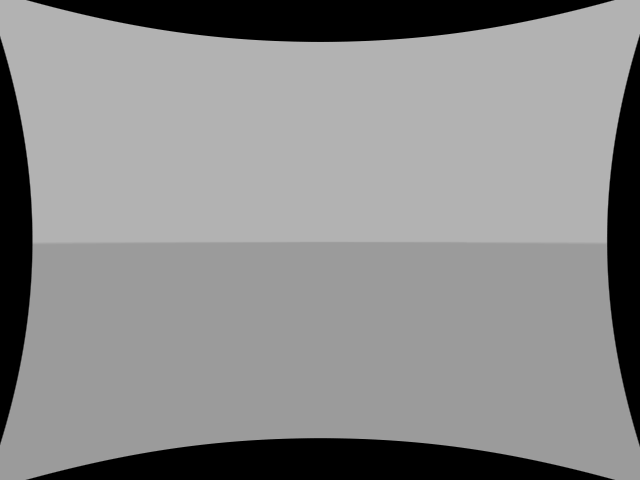
#> input picture reverted_images/front_reverted.png, 640 x 480 px
$ python make_image_to_panorama.py
#> lines starting #> are read from the running program, lines starting #| are printed output that depends on the picture; after the words box and inside, x2 and y2 are one past the last pixel; in counts of white or black regions, pixels touching at a corner belong together
# [641 lines of commented-out code are left out]
import cv2
import numpy as np
import os
import time
import glob

class CleanedRevertedPanoramaGenerator:
    def __init__(self):
        self.image_paths = {
            'front': 'reverted_images/front_reverted.png',
            'back':  'reverted_images/back_reverted.png',
            'left':  'reverted_images/left_reverted.png',
            'right': 'reverted_images/right_reverted.png'
        }
        self.output_folder = "cleaned_reverted_panorama"
        os.makedirs(self.output_folder, exist_ok=True)

        # Load images
        self.latest_images = self.load_latest_images()
#> self.latest_images = 4 items

        # Check if all images are available
        if any(img is None for img in self.latest_images.values()):
            print("Error: Some images could not be loaded.")
            return

        # Remove black edges before further processing
        for cam in self.latest_images:
            self.latest_images[cam] = self.remove_black_borders(self.latest_images[cam])
#> this loop made 4 passes
#> cam on passes 1 to 4: 'front', 'back', 'left', 'right'
#> pass 1, in remove_black_borders, `_, thresh = cv2.threshold(gray, 1, 255, cv2.THRESH_BINARY)`:
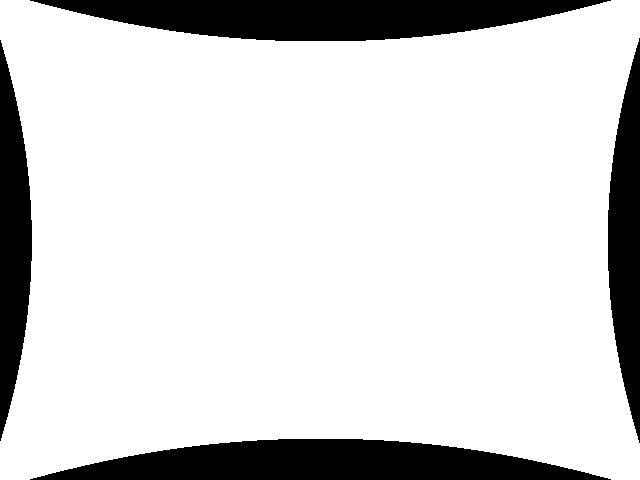
#> thresh: shape (480, 640); 83.9% white; 4 black regions, box (x1, y1, x2, y2) and area: (30, 0, 611, 41) 16136, (30, 439, 611, 480) 16133, (608, 38, 640, 443) 8728, (0, 40, 32, 441) 8542
#> pass 2, in remove_black_borders (call 2), `gray = cv2.cvtColor(img, cv2.COLOR_BGR2GRAY)`:
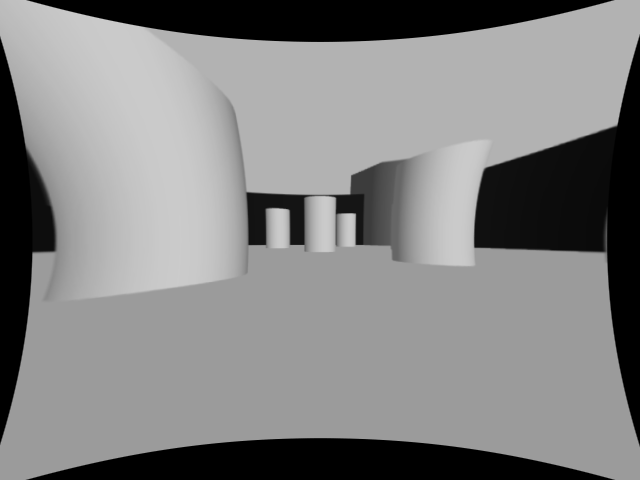
#> gray: shape (480, 640); min 0, max 203, mean 131.1

        # Resize front image as reference
        self.target_size = (640, 480)
        self.latest_images['front'] = cv2.resize(self.latest_images['front'], self.target_size)

        # Adjust scale for side images
        self.adjust_scale_side('left', 'front')
        self.adjust_scale_side('right', 'front')

        # Split back image without flipping
        self.split_and_adjust_back()

        # Create final panorama
        self.create_panorama()

    def load_latest_images(self):
        """Load latest reverted images from folder"""
        latest_images = {}
        for cam, pattern in self.image_paths.items():
            files = sorted(glob.glob(pattern), key=os.path.getctime, reverse=True)
            if files:
                latest_images[cam] = cv2.imread(files[0])
                print(f"Loaded {files[0]} for {cam}.")
            else:
                print(f"Warning: No file found for {cam}.")
                latest_images[cam] = None
        return latest_images

    def remove_black_borders(self, img):
        """Remove black edges from the image"""
        gray = cv2.cvtColor(img, cv2.COLOR_BGR2GRAY)
        _, thresh = cv2.threshold(gray, 1, 255, cv2.THRESH_BINARY)
        contours, _ = cv2.findContours(thresh, cv2.RETR_EXTERNAL, cv2.CHAIN_APPROX_SIMPLE)

        if contours:
            x, y, w, h = cv2.boundingRect(contours[0])
            img = img[y:y+h, x:x+w]

        return cv2.resize(img, (640, 480), interpolation=cv2.INTER_CUBIC)

    def adjust_scale_side(self, side_cam, ref_cam):
        """Adjust scale for side cameras to match front"""
#> called with side_cam = 'left', ref_cam = 'front'
        if self.latest_images[side_cam] is None:
            return

        base_img = cv2.resize(self.latest_images[side_cam], self.target_size)
#> call 2 of adjust_scale_side, with side_cam = 'right', ref_cam = 'front'
#> in adjust_scale_side (call 2), `base_img = cv2.resize(self.latest_images[side_cam], self.target_size)`:
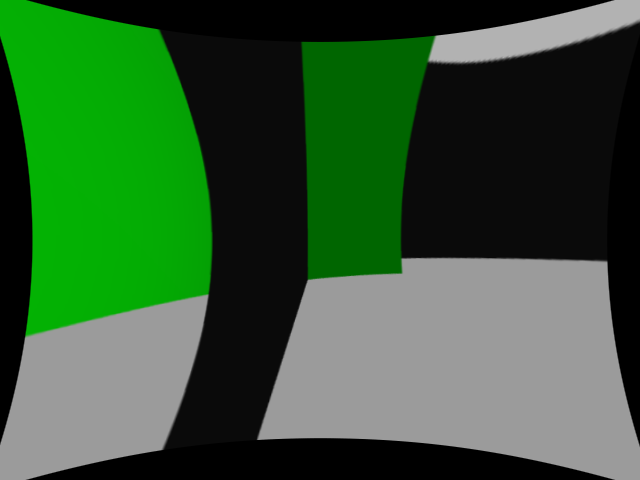
#> base_img: shape (480, 640, 3); mean of channels 0, 1, 2 52, 88.9, 52; drawn as B, G, R
        self.latest_images[side_cam] = base_img

    def split_and_adjust_back(self):
        """Split back image into left and right sections without flipping"""
        if self.latest_images['back'] is None:
            return

        back_img = cv2.resize(self.latest_images['back'], self.target_size)
        w = back_img.shape[1] // 2
#> w = 320

        # Split into left and right without flipping
        self.latest_images['back_left'] = back_img[:, :w]
        self.latest_images['back_right'] = back_img[:, w:]

    def create_panorama(self):
        """Stitch images into a panorama"""
        timestamp = int(time.time())

        left = self.latest_images['left']
        front = self.latest_images['front']
#> front is the input picture: shape (480, 640, 3); min 0, max 178, mean 139.1
        right = self.latest_images['right']
        back_left = self.latest_images.get('back_left', None)
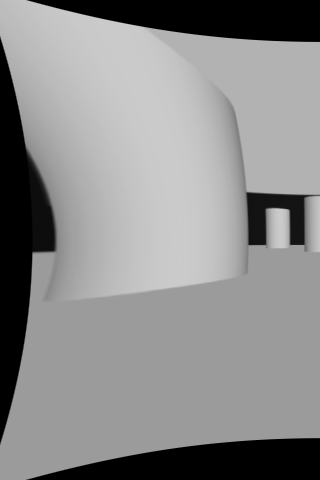
#> back_left: shape (480, 320, 3); min 0, max 203, mean 139.9
        back_right = self.latest_images.get('back_right', None)
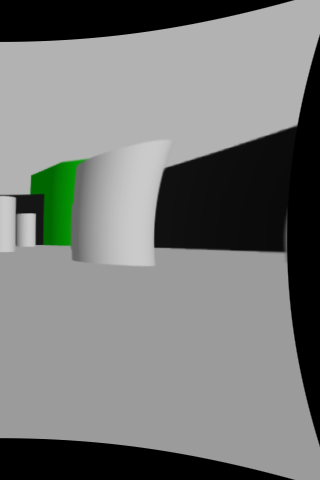
#> back_right: shape (480, 320, 3); mean of channels 0, 1, 2 121, 123.1, 121; drawn as B, G, R

        if any(x is None for x in [left, front, right, back_left, back_right]):
            print("Some images are missing after processing.")
            return

        # Swap order of back_left and back_right to correct the alignment
        panorama = np.hstack((back_right, left, front, right, back_left))
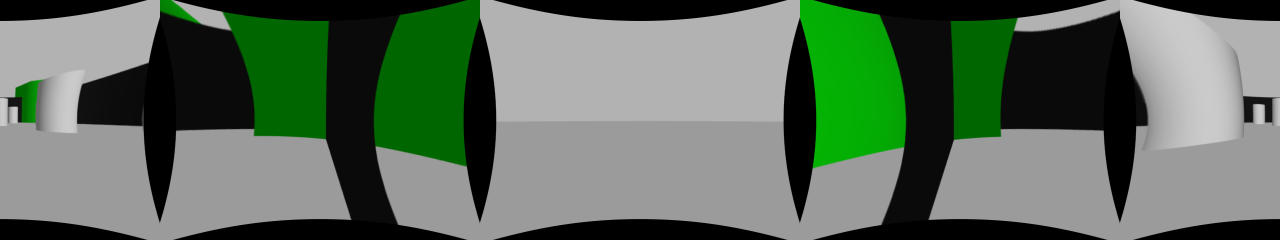
#> panorama: shape (480, 2560, 3) (shown at 1/2 size); mean of channels 0, 1, 2 92.6, 109.7, 92.6; drawn as B, G, R

        pano_name = f"panorama.png"
        pano_path = os.path.join(self.output_folder, pano_name)
        cv2.imwrite(pano_path, panorama)
        print(f"Saved final cleaned panorama => {pano_path}")

if __name__ == "__main__":
    CleanedRevertedPanoramaGenerator()
